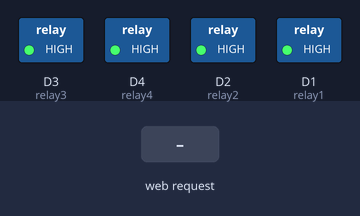
Bench run of a sketch on a simulated ESP8266 (NodeMCU). Parts: switched loads named in the sketch (green lamp = pin HIGH). The test bench sets the inputs (shaded band). WiFi joins after 1.5 s; servers stay silent unless stated; what the sketch prints to the serial monitor is not drawn.

Above: at 2.7 s.
2.8 s: HTTP request GET /r1on received
At 3.4 s:
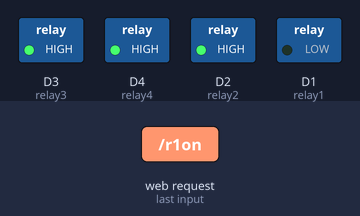
4.3 s: HTTP request GET /r2on received
At 5.5 s:
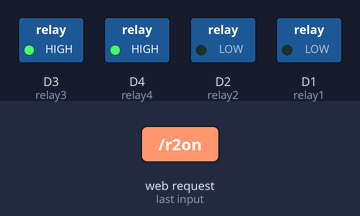
5.8 s: HTTP request GET /r1off received
At 6.9 s:
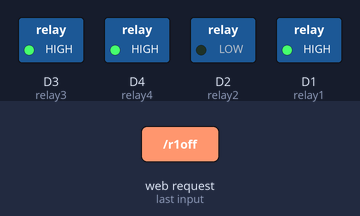
7.3 s: HTTP request GET /r3on received
At 8.0 s:
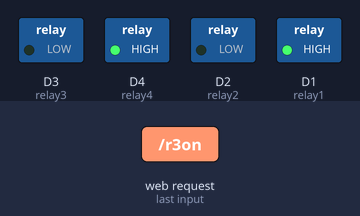
8.8 s: HTTP request GET /r2off received
At 9.1 s:
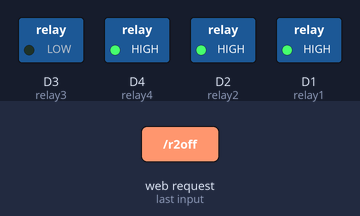
10.3 s: HTTP request GET /r4on received
At 11.5 s:
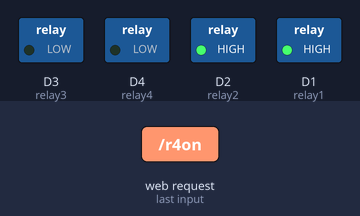
Timing chart, 0 to 12.8 s (numbered marks = the images above; inputs shaded):
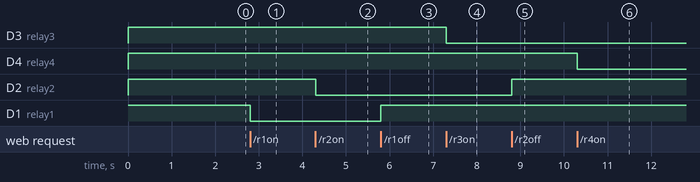

Measured:
- after the input at 2.8 s, D1 (relay1): HIGH → LOW at once
- after the input at 4.3 s, D2 (relay2): HIGH → LOW at once
- after the input at 5.8 s, D1 (relay1): LOW → HIGH at once
- after the input at 7.3 s, D3 (relay3): HIGH → LOW at once
- after the input at 8.8 s, D2 (relay2): LOW → HIGH at once
- after the input at 10.3 s, D4 (relay4): HIGH → LOW at once

The sketch:

IoT.ino
```cpp
#include <ESP8266WiFi.h>
WiFiClient client;
WiFiServer server(80);
const char* ssid = "poco";
const char* password = "123456789";
String  command =""; // Command received from Android device

// Set Relay Pins
int relay1 = D1;
int relay2 = D2;
int relay3 = D3;
int relay4 = D4;

void setup()
{
  Serial.begin(115200);

  pinMode(relay1, OUTPUT);
  pinMode(relay2, OUTPUT);
  pinMode(relay3, OUTPUT);
  pinMode(relay4, OUTPUT);

  digitalWrite(relay1,HIGH);
  digitalWrite(relay2,HIGH);
  digitalWrite(relay3,HIGH);
  digitalWrite(relay4,HIGH);

  connectWiFi();
  server.begin();
}

void loop()
{
    client = server.available();
    if (!client) return;
    command = checkClient ();

         if (command == "r1on"  || command == "turn on relay 1"    || command == "relay 1 on")        digitalWrite(relay1,0);
    else if (command == "r1off" || command == "turn off relay 1" || command == "relay 1 off")     digitalWrite(relay1,1);
    else if (command == "r2on"  || command == "turn on relay 2"    || command == "relay 2 on")      digitalWrite(relay2,0);
    else if (command == "r2off" || command == "turn off relay 2" || command == "relay 2 off")   digitalWrite(relay2,1);
    else if (command == "r3on"  || command == "turn on relay 3"    || command == "relay 3 on")      digitalWrite(relay3,0);
    else if (command == "r3off" || command == "turn off relay 3" || command == "relay 3 off")   digitalWrite(relay3,1);
    else if (command == "r4on"  || command == "turn on relay 4"    || command == "relay 4 on")    digitalWrite(relay4,0);
    else if (command == "r4off" || command == "turn off relay 4" || command == "relay 4 off") digitalWrite(relay4,1);
    else if (command == "allon" || command == "Turn on all devices" || command == "all on")
    {
      digitalWrite(relay1,LOW);
      digitalWrite(relay2,LOW);
      digitalWrite(relay3,LOW);
      digitalWrite(relay4,LOW);
    }
    else if (command == "alloff" || command == "Turn off all devices" || command == "all off")
    {
      digitalWrite(relay1,HIGH);
      digitalWrite(relay2,HIGH);
      digitalWrite(relay3,HIGH);
      digitalWrite(relay4,HIGH);
    }
    sendBackEcho(command); // send command echo back to android device
    command = "";
}

/* connecting WiFi */
void connectWiFi()
{
  Serial.println("Connecting to WIFI");
  WiFi.begin(ssid, password);
  while ((!(WiFi.status() == WL_CONNECTED)))
  {
    delay(300);
    Serial.print("..");
  }
  Serial.println("");
  Serial.println("WiFi connected");
  Serial.println("NodeMCU Local IP is : ");
  Serial.print((WiFi.localIP()));
}

/* check command received from Android Device */
String checkClient (void)
{
  while(!client.available()) delay(1);
  String request = client.readStringUntil('\r');
  request.remove(0, 5);
  request.remove(request.length()-9,9);
  return request;
}

/* send command echo back to android device */
void sendBackEcho(String echo)
{
  client.println("HTTP/1.1 200 OK ");
  client.println("Content-Type: text/html");
  client.println("");
  client.println("<!DOCTYPE HTML>");
  client.println("<html>");
  client.println(echo);
  client.println("</html>");
  client.stop();
  delay(1);
}
```
